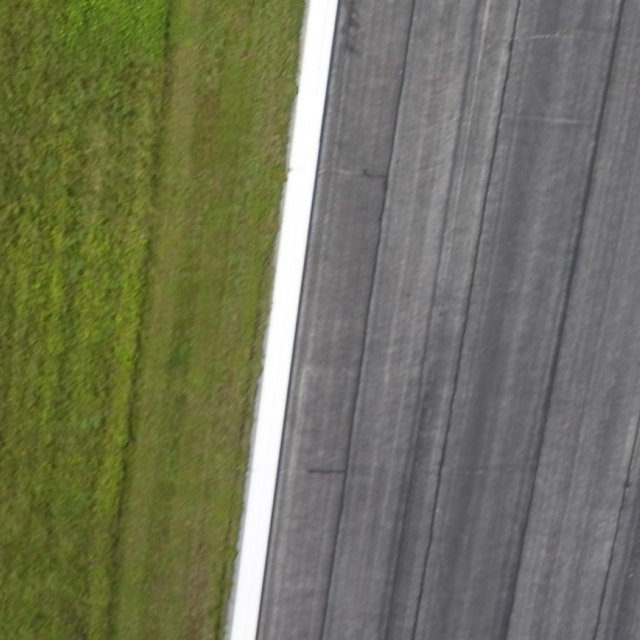
#> input picture background/background0_split9.png, 1280 x 1280 px (shown at 1/2 size); its folder holds 4 pictures in this run
$ python Dataset_Creator_V7.py
#> lines starting #> are read from the running program, lines starting #| are printed output that depends on the picture; pictures that were not available may be replaced by others from this repository, and a replacement may not be noted
from secrets import choice
from PIL import Image, ImageFont, ImageDraw
import os
import random
import csv

import math
import numpy as np

#Function to take target shape and turn it into a numerical class for labelling
def shape_to_class(shape):
    switcher = {
        "circle": 0,
        "cross": 1,
        "heptagon": 2,
        "hexagon": 3,
        "octagon": 4,
        "pentagon": 5,
        "quartercircle": 6,
        "rectangle": 7,
        "semicircle": 8,
        "square": 9,
        "star": 10,
        "trapezoid": 11,
        "triangle": 12
    }
    return switcher.get(shape,"nothing")

#Define possible characteristics for targets
White = (255, 255, 255)
Black = (0, 0, 0)
Gray = (150, 150, 150)
Red = (255, 0, 0)
Blue = (0, 0, 255)
Green = (0, 255, 0)
Yellow = (255, 255, 0)
Purple = (255, 0, 255)
Brown = (150, 105, 25)
Orange = (255, 150, 0)
colors = [White, Black, Gray, Red, Blue, Green, Yellow, Purple, Brown, Orange]
strcolors = ['White', 'Black', 'Gray', 'Red', 'Blue',
             'Green', 'Yellow', 'Purple', 'Brown', 'Orange']
letters = ["A", "B", "C", "D", "E", "F", "G", "H", "I", "J", "K", "L", "M", "N", "O", "P", "Q",
    "R", "S", "T", "U", "V", "W", "X", "Y", "Z", "0", "1", "2", "3", "4", "5", "6", "7", "8", "9"]
shapes = []
backgrounds = []

shapeSize = 105
alphanumSize = 70
amount = 1

#Adds all filenames into respective lists
for Sfiles in os.listdir('Shape Plate'):
    if Sfiles.endswith('.png'):
        shapes.append(Sfiles)
for Bfiles in os.listdir('background'):
    if Bfiles.endswith('.png'):
        backgrounds.append(Bfiles)

#Set font and size of Alphanumeric
myfont = ImageFont.truetype('SourceSansPro-Black.ttf', alphanumSize)

for i in range(amount):
    background = random.choice(backgrounds)
    Background = Image.open(f'background/{background}')
#> Background is the input picture: PIL image 1280x1280 RGB; mean R, G, B 113, 115.3, 91.4
    width, height = Background.size
#> width = 1280; height = 1280

    #Location of target in Q1
    xpos1 = random.randint(0, width/2-shapeSize)
#> xpos1 = 430
    ypos1 = random.randint(0, height/2-shapeSize)
#> ypos1 = 41
    #Location of target in Q2
    xpos2 = random.randint(width/2, width-shapeSize)
#> xpos2 = 905
    ypos2 = random.randint(0, height/2-shapeSize)
#> ypos2 = 523
    #Location of target in Q3
    xpos3 = random.randint(0, width/2-shapeSize)
#> xpos3 = 497
    ypos3 = random.randint(height/2, height-shapeSize)
#> ypos3 = 1054
    #Location of target in Q4
    xpos4 = random.randint(width/2, width-shapeSize)
#> xpos4 = 950
    ypos4 = random.randint(height/2, height-shapeSize)
#> ypos4 = 1128

    xpos = [xpos1,xpos2,xpos3,xpos4]
#> xpos = [430, 905, 497, 950]
    ypos = [ypos1,ypos2,ypos3,ypos4]
#> ypos = [41, 523, 1054, 1128]

    for tNum in range(4):
        print("Image#:",i," Target#:",tNum)

        #Selects random characteristics for targets
        letter = random.choice(letters)
        shape = random.choice(shapes)
        choice1 = random.randint(0, 9)
        choice2 = random.randint(0, 9)
        while (choice1 == choice2):
            choice2 = random.randint(0, 9)
        shapeColor = colors[choice1]
        shapeColorSTR = strcolors[choice1]
        alphaColor = colors[choice2]
        alphaColorSTR = strcolors[choice2]

        Shape = Image.open(f'Shape Plate/{shape}')
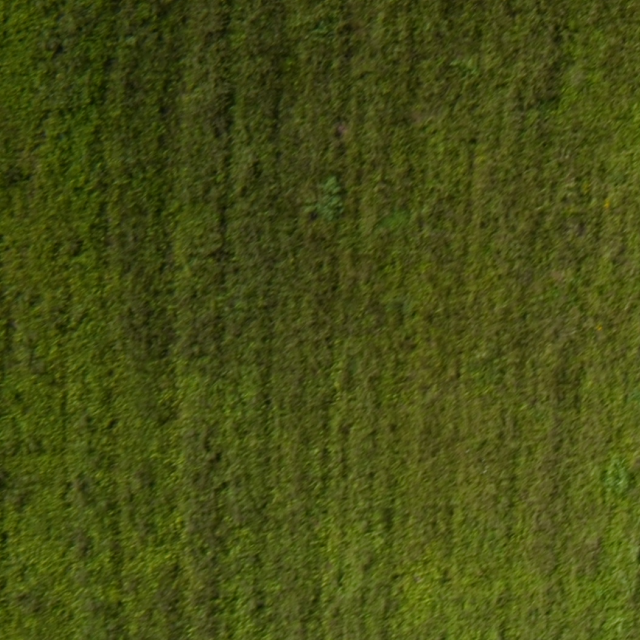
#> input picture background/background0_split0.png, 1280 x 1280 px, given as the content of the folder Shape Plate, which was not available (shown at 1/2 size)
#> Shape is the input picture: PIL image 1280x1280 RGB; mean R, G, B 70.3, 77.7, 19.5
        Sshape, fext = os.path.splitext(shape)

        ShapeResize = Shape.resize((int(shapeSize), int(shapeSize)))
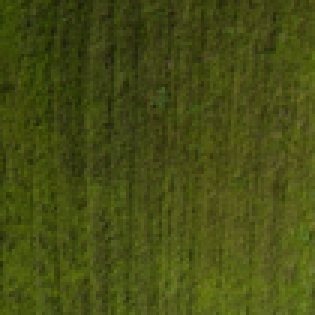
#> ShapeResize: PIL image 105x105 RGB (shown 3 times larger); mean R, G, B 70.3, 77.7, 19.5

        im = ShapeResize.convert('RGBA')

        # "data" is a height x width x 4 numpy array
        data = np.array(im)
        red, green, blue, alpha = data.T  # Temporarily unpack the bands for readability
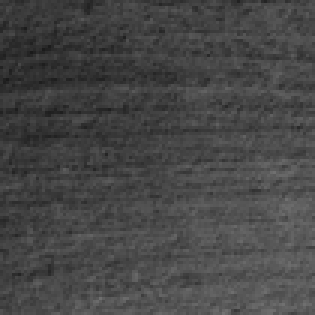
#> red: shape (105, 105) (shown 3 times larger); min 26, max 114, mean 70.3
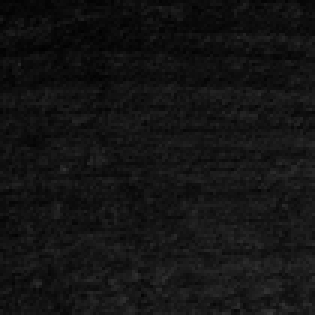
#> blue: shape (105, 105) (shown 3 times larger); min 1, max 54, mean 19.5
#> alpha: shape (105, 105); every value is 255

        # Replace white with red... (leaves alpha values alone...)
        white_areas = (red == 255) & (blue == 255) & (green == 255)
#> white_areas: shape (105, 105) bool; every value is 0

        # Transpose back needed
        data[..., :-1][white_areas.T] = (shapeColor)

        ColoredShape = Image.fromarray(data)

        target = ImageDraw.Draw(ColoredShape)

        target.text((26, 7), letter, font=myfont, fill=alphaColor)

        Background.paste(ColoredShape, (xpos[tNum], ypos[tNum]), ColoredShape)
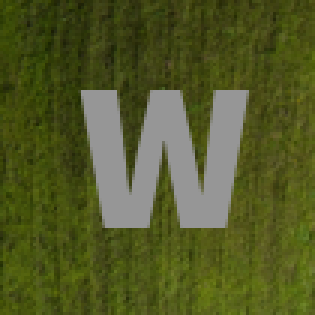
#> ColoredShape: PIL image 105x105 RGBA (shown 3 times larger); mean R, G, B, A 82.7, 89.2, 39.5, 255

        file_name = str(i).zfill(5)

        Background.save('final/images/{}.jpg'.format(file_name))

        with open('final/labels/{}.txt'.format(file_name), 'a', encoding='utf-8') as f:
            f.write('{} {} {} {} {}\n'.format(shape_to_class(Sshape),
                                            (xpos[tNum]+(shapeSize/2))/width,
                                            (ypos[tNum]+(shapeSize/2))/height,
                                            (shapeSize+1)/width,
                                            (shapeSize+1)/height))
